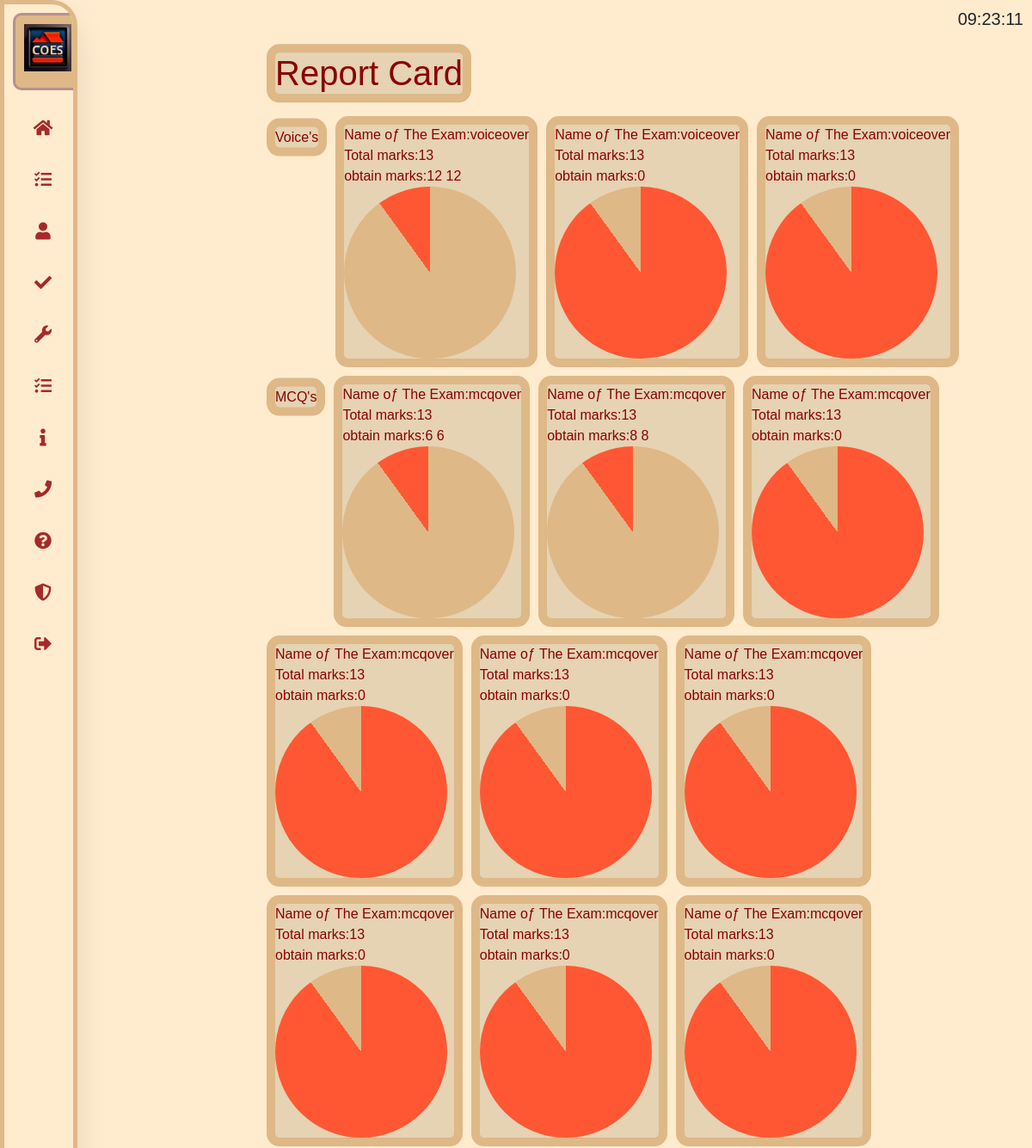
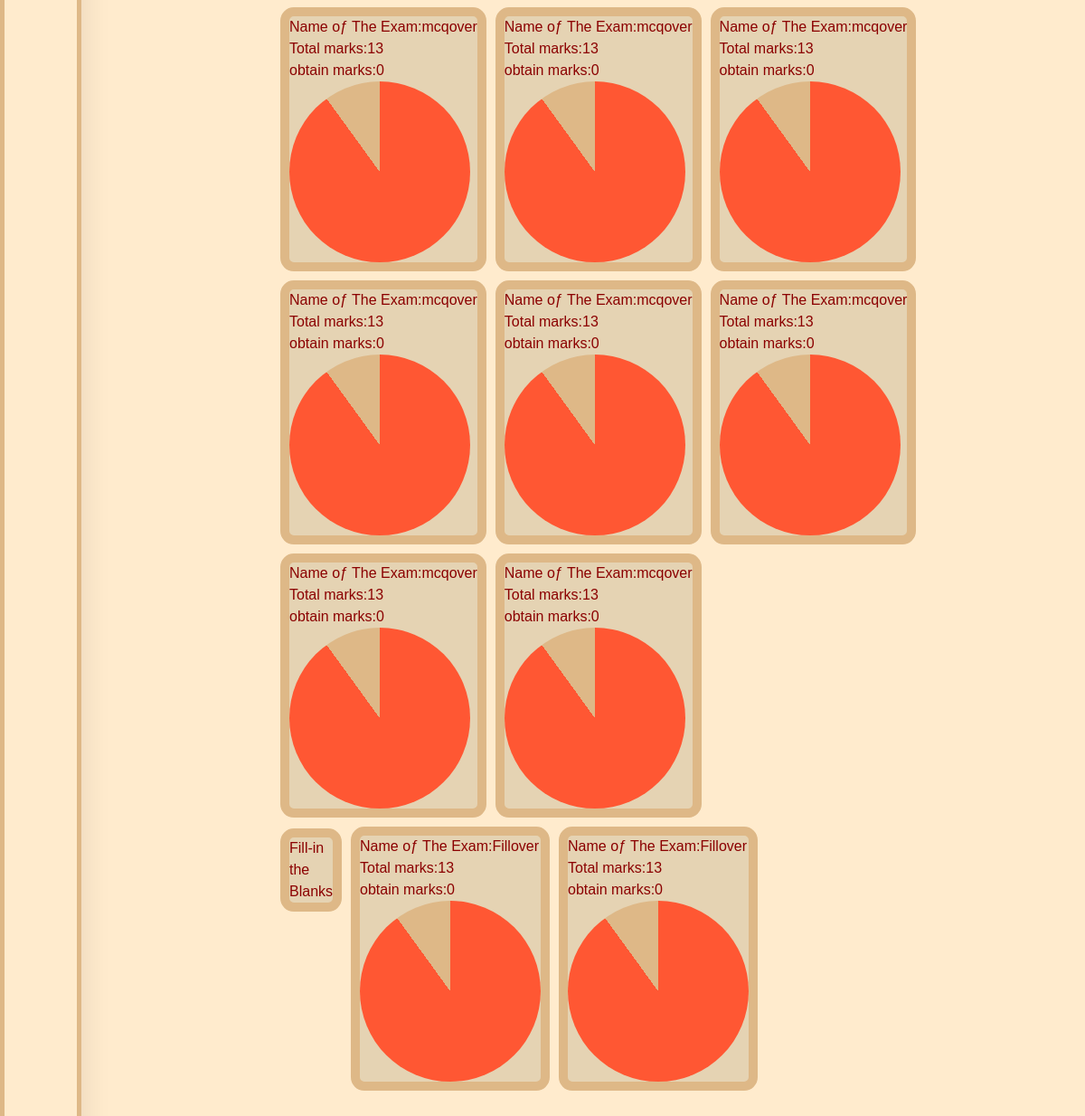
Screenshot of /result (signed in) with the database file from the repository (2 pictures, top to bottom).
### website/models.py (models this page shows)
class Result(db.Model):
	id=db.Column(db.Integer,primary_key=True)
	name=db.Column(db.String(200),nullable=False)
	types=db.Column(db.String(200),nullable=False)
	total = db.Column(db.Integer,nullable=False)
	marks = db.Column(db.Integer,nullable=False)
	user_id= db.Column(db.Integer, db.ForeignKey('user.id'))
	user = db.relationship("User", back_populates="result")

### website/auth.py (the view)
@auth.route('/result')
@login_required
def result():
	Mcq=Result.query.filter(Result.types=='mcq',Result.user_id==current_user.id).all()
	Mcqlen=len(Mcq)
	total_list = [item.total for item in Mcq]
	marks_list = [item.marks for item in Mcq]
	name_list=[item.name for item in Mcq]
	Voice=Result.query.filter(Result.types=='voice',Result.user_id==current_user.id).all()
	Voicelen=len(Voice)
	total_list_Vo=[item.total for item in Voice]
	marks_list_Vo=[item.marks for item in Voice]
	name_list_Vo=[item.name for item in Voice]
	Fill=Result.query.filter(Result.types=='fill',Result.user_id==current_user.id).all()
	Filllen = len(Fill)
	total_list_fill=[item.total for item in Fill]
	marks_list_fill=[item.marks for item in Fill]
	name_list_fill=[item.name for item in Fill]
	return render_template('result.html',nlv=name_list_Vo,mlv=marks_list_Vo,tlv=total_list_Vo,Mlv=Voicelen,mlf=marks_list_fill,nlf=name_list_fill,tlf=total_list_fill,Mlf=Filllen,user=current_user,Ml=Mcqlen,tl=total_list,ml=marks_list,nl=name_list)

### website/__init__.py (called while the page is built)
def  create_app():
	app = Flask(__name__,static_folder='static', template_folder='templates')
	app.config['SECRET_KEY']='solopop'
	app.config['SQLALCHEMY_DATABASE_URI']=f'sqlite:///{DB_NAME}'
	db.init_app(app)
	from .views import views
	from .auth import auth
	app.register_blueprint(views,url_prefix='/')
	app.register_blueprint(auth,url_prefix='/')
	from .models import User
	with app.app_context():
		db.create_all()
	login_manager = LoginManager()
	login_manager.login_view = 'auth.login'
	login_manager.init_app(app)
	@login_manager.user_loader
	def load_user(id):
		return User.query.get(int(id))
	return app

### website/templates/result.html (shortened to what this page needs)
{% extends "base.html" %}
{% block content%}
<center>
<h1 class="form1 clear">
	Report Card
</h1>
</center>
{% if Mlv and tlv and nlv and mlv %}
<div class="form1 clear">Voice's</div>
{% for i in range(Mlv) %}
	{% set omar=mlv[i] %}
	{% set les =33 %}
	{% set avr =50 %}
	{% set good =100 %}
	{% set tot=tlv[i] %}
	{% set mlves=((les/100)*tot) | int %}
	{% set mavr=((avr/100)*tot) | int %}
	{% set mgood=(good//100)*tot | int %}
	{% if omar >= 0 and omar <= mlves %}
	<div class="form3">
	Name oƒ The Exam:{{nlv[i]}}<br>
	Total marks:{{tlv[i]}}<br>
	obtain marks:{{mlv[i] }}
	<div  class="circle3" ></div>
	</div>
	{% elif omar >= mavr and omar <= mgood %}
	<div class="form1">
	Name oƒ The Exam:{{nlv[i]}}<br>
	Total marks:{{tlv[i]}}<br>
	obtain marks:{{mlv[i] }}
		{{omar}}
	<div  class="circle1" ></div>
	</div>
	{% endif %}
{% endfor %}
{% endif%}
{% if Ml and tl and nl and ml %}
<div class="form1 clear">MCQ's</div>
{% for i in range(Ml) %}
	{% set omar=ml[i] %}
	{% set les =33 %}
	{% set avr =50 %}
	{% set good =100 %}
	{% set tot=tl[i] %}
	{% set mles=((les/100)*tot) | int %}
	{% set mavr=((avr/100)*tot) | int %}
	{% set mgood=(good//100)*tot | int %}
	{% if omar >= 0 and omar <= mles %}
	<div class="form3">
	Name oƒ The Exam:{{nl[i]}}<br>
	Total marks:{{tl[i]}}<br>
	obtain marks:{{ml[i] }}
	<div  class="circle3" ></div>
	</div>
	{% elif omar >= mavr and omar <= mgood %}
	<div class="form1">
	Name oƒ The Exam:{{nl[i]}}<br>
	Total marks:{{tl[i]}}<br>
	obtain marks:{{ml[i] }}
		{{omar}}
	<div  class="circle1" ></div>
	</div>
	{% endif %}
{% endfor %}
{% endif%}
{% if Mlf and tlf and nlf and mlf %}
<div class="form1 clear">Fill-in <br>the<br>Blanks</div>
{% for i in range(Mlf) %}
	{% set omar=mlf[i] %}
	{% set les =33 %}
	{% set avr =50 %}
	{% set good =100 %}
	{% set tot=tlf[i] %}
	{% set mlfes=((les/100)*tot) | int %}
	{% set mavr=((avr/100)*tot) | int %}
	{% set mgood=(good//100)*tot | int %}
	{% if omar >= 0 and omar <= mlfes %}
	<div class="form3">
	Name oƒ The Exam:{{nlf[i]}}<br>
	Total marks:{{tlf[i]}}<br>
	obtain marks:{{mlf[i] }}
	<div  class="circle3" ></div>
	</div>
	{% endif %}
{% endfor %}
{% endif%}
{% endblock %}

### website/templates/base.html (shortened to what this page needs)
<!DOCTYPE html>
<html>
<head>
  <link rel="stylesheet" type="text/css" href="https://cdnjs.cloudflare.com/ajax/libs/font-awesome/5.15.4/css/all.min.css">
  <link
      rel="stylesheet"
      href="https://stackpath.bootstrapcdn.com/bootstrap/4.4.1/css/bootstrap.min.css"
    />
    <link
      rel="stylesheet"
      href="https://stackpath.bootstrapcdn.com/font-awesome/4.7.0/css/font-awesome.min.css"
    />
<link rel="stylesheet" type="text/css" href="{{ url_for('static', filename='css/makelogs.css') }}">
</head>
<body>
  <nav id="navas">
    <ul>
      <li>
        <a href="/" class="logob">
          <img src="{{ url_for('static', filename='/images/icon4.jpg') }}">
        </a>
      </li>
      <li><a href="/about">
        <i class="fas fa-home"></i>
      </a></li>
     {% if user.is_authenticated %}
      {% if user.types == 'tutor' %}
      <li><a href="/dashboard">
        <i class="fas fa-user"></i>
        <span class="nav-item">Dashboard</span>
      </a></li>
      <li><a href="/custom">
        <i class="fas fa-wrench"></i>
        <span class="nav-item">Customization</span>
      </a></li>
      <li><a href="/tests">
        <i class="fas fa-check"></i>
        <span class="nav-item">Test-Exams</span>
      </a></li>
      <li><a href="/result">
        <i class="fas fa-tasks"></i>
        <span class="nav-item">Results</span>
      </a></li>
      {% elif user.types == 'admin' %}
      <li><a href="/useredit">
        <i class="fas fa-tasks"></i>
      </a></li>
      <li><a href="/dashboard">
        <i class="fas fa-user"></i>
      </a></li>
      <li><a href="/tests">
        <i class="fas fa-check"></i>
      </a></li>
      <li><a href="/custom">
        <i class="fas fa-wrench"></i>
      </a></li>
      <li><a href="/result">
        <i class="fas fa-tasks"></i>
      </a></li>
      {% endif %}
      <li><a href="/about">
        <i class="fas fa-info"></i>
      </a></li>
      <li><a href="/contact">
        <i class="fas fa-phone"></i>
      </a></li>
      <li><a href="/help">
        <i class="fas fa-question-circle"></i>
      </a></li>
      <li><a href="/policy">
        <i class="fas fa-shield-alt"></i>
      </a></li>
      <li><a href="/logout" class="logout">
        <i class="fas fa-sign-out-alt"></i>
      </a></li>
      {% endif %}
  </nav>
   {% if user.is_authenticated %}
<h5 align="right" id="current-time"></h5>
    {% endif %}
   <div class="cotainer">
    {% block content %}
    {% endblock %}
   </div>
</body>
</html>

### website/static/css/makelogs.css (style rules this page uses)
h5 { font-size: 20px; margin-right: 10px; margin-top: 10px; }
.fa-info, .fa-list-alt, .fa-shield-alt, .fa-sign-in-alt, .fa-registered, .fa-sign-out-alt, .fa-home, .fa-wrench, .fa-tasks, .fa-phone, .fa-question-circle, .fa-user, .fa-chart-bar, .fa-check, .nav-item { color:brown; transition: width 0.1s linear; border-radius: 3px; }
.cotainer { margin-left: 300px; }
* { margin: 0; padding: 0; outline: none; border: none; text-decoration: none; box-align: border-box; font-family: "poppins",sans-serif; }
body { background-color: blanchedalmond; }
nav { position: absolute; top: 0; bottom: 0; height: 120%; left: 0; background-color: blanchedalmond; width:90px; border: 5px solid burlywood ; border-top-right-radius:30px ; overflow: hidden; transition: width 0.2s linear; box-shadow: 0 20px 35px rgba(0,0,0,0.1); }
.logob { text-align: center; display: flex; margin-right: 10px; width: 80px; height: 90px; border: 3px solid #6495; border-radius: 10px; background-color: burlywood; transition: all 0.5s ease; margin: 10px 10px; }
.logob img { width: 60px; height: 55px; }
a { position: relative; color: rgb(85,83,83); font-size: 15px; display: table; width: 300px; text-decoration: none; padding: 10px; }
.fas { position: relative; width: 70px; height: 40px; top: 14px; font-size: 20px; text-align: center; }
.nav-item:hover, { font-family:Courier; }
::placeholder { color:saddlebrown; font-family: Arial; }

### website/templates/result.html (style rules this page uses)
.clear { clear: left; display: hide; }
.form1 { width: auto; height: auto; float:left; margin-left: 10px; margin-top: 10px ; color: darkred; background: #E5D3B3; border-radius: 30px; border: 10px solid burlywood; font-family: Sans-serif; transform: translate(0%,-1%); border-radius: 15px; }
.circle1 { width: 200px; height: 200px; border-radius: 50%; background: conic-gradient(burlywood 90%,#FF5733 10%); }
.form3 { width: auto; height: auto; float:left; margin-left: 10px; margin-top: 10px ; color: darkred; background: #E5D3B3; border-radius: 30px; border: 10px solid burlywood; font-family: Sans-serif; transform: translate(0%,-1%); border-radius: 15px; }
.circle3 { width: 200px; height: 200px; border-radius: 50%; background: conic-gradient(#FF5733 90%,burlywood 10%); }

### rows the page displays
Result: name "voiceover"
Result: name "voiceover"
Result: name "voiceover"
Result: name "mcqover"
Result: name "mcqover"
Result: name "mcqover"
Result: name "mcqover"
Result: name "mcqover"
Result: name "mcqover"
Result: name "mcqover"
Result: name "mcqover"
Result: name "mcqover"
Result: name "mcqover"
Result: name "mcqover"
Result: name "mcqover"
Result: name "mcqover"
Result: name "mcqover"
Result: name "mcqover"
Result: name "mcqover"
Result: name "mcqover"
Result: name "Fillover"
Result: name "Fillover"

### other values shown
{{ tlv[i] }} "13"
{{ mlv[i] }} "12"
{{ omar }} "12"
{{ tlv[i] }} "13" "13"
{{ mlv[i] }} "0" "0"
{{ tl[i] }} "13" "13"
{{ ml[i] }} "6" "8"
{{ omar }} "6" "8"
{{ tl[i] }} "13" "13" "13" "13" "13" "13" "13" "13" "13" "13" "13" "13" "13" "13" "13"
{{ ml[i] }} "0" "0" "0" "0" "0" "0" "0" "0" "0" "0" "0" "0" "0" "0" "0"
{{ tlf[i] }} "13" "13"
{{ mlf[i] }} "0" "0"
